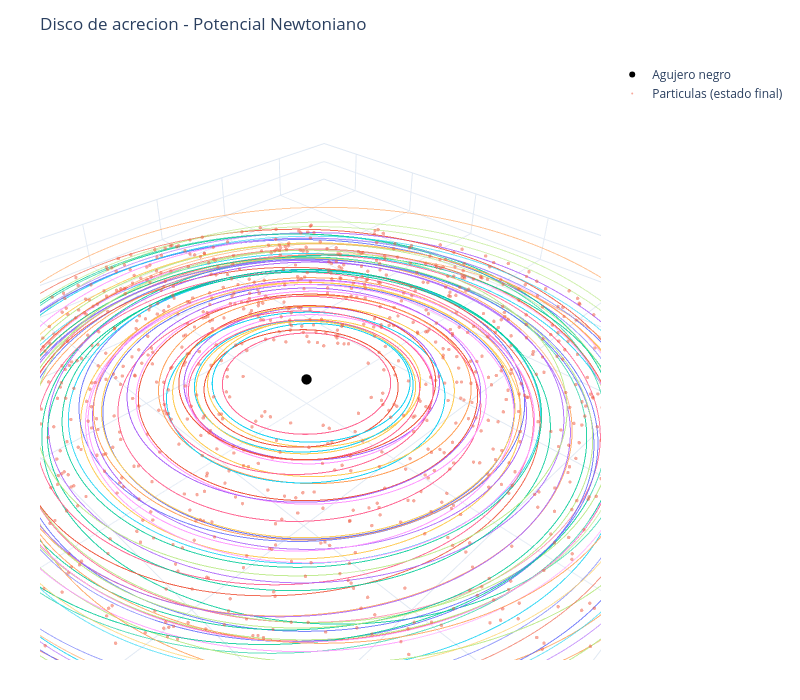

The code cell stored with this chart in its notebook:
### Code cell
# =============================================================================
# EJECUCION PRINCIPAL
# =============================================================================

if __name__ == "__main__":

    # -------------------------------------------------------------------------
    # 1. Parametros de la simulacion
    # -------------------------------------------------------------------------
    # Estos valores se pueden modificar para explorar diferentes configuraciones
    PARAMETROS = {
        "n_particulas": 1000,      # numero de particulas en el disco
        "masa_bh": 1.0,            # masa del agujero negro (adimensional)
        "r_min": 1.0,              # radio interior del disco
        "r_max": 6.0,              # radio exterior del disco
        "dispersion_vel": 0.03,    # dispersion fraccional de velocidades (3%)
        "dt": 0.01,                # paso de tiempo de integracion
        "semilla": 42,             # semilla para reproducibilidad
    }

    # Parametros de integracion
    TIEMPO_TOTAL = 120.0           # tiempo total de simulacion
    N_PASOS = 1000                 # numero de snapshots a guardar

    # -------------------------------------------------------------------------
    # 2. Crear la simulacion
    # -------------------------------------------------------------------------
    print("=" * 60)
    print("SIMULACION NEWTONIANA DE DISCO DE ACRECION")
    print("=" * 60)
    print("\nCreando simulacion...")
    print(f"  - {PARAMETROS['n_particulas']} particulas")
    print(f"  - r ∈ [{PARAMETROS['r_min']}, {PARAMETROS['r_max']}]")
    print(f"  - Dispersion de velocidades: {PARAMETROS['dispersion_vel']*100:.1f}%")
    print(f"  - Paso de tiempo dt = {PARAMETROS['dt']}")

    sim = crear_simulacion_disco_newtoniano(**PARAMETROS)

    # -------------------------------------------------------------------------
    # 3. Integrar y guardar datos
    # -------------------------------------------------------------------------
    print("\nIntegrando...")
    tiempos, posiciones, velocidades, n_part = integrar_y_guardar(
        sim=sim,
        tiempo_total=TIEMPO_TOTAL,
        n_pasos=N_PASOS,
        verbose=True,
    )

    # -------------------------------------------------------------------------
    # 4. Graficar resultados
    # -------------------------------------------------------------------------
    print("\nGenerando graficos...")
    graficar_trayectorias(
        posiciones=posiciones,
        n_muestra=60,
        titulo="Disco de acrecion - Potencial Newtoniano",
        # guardar_figura="disco_newtoniano.png",  # Descomentar para guardar
    )

    # -------------------------------------------------------------------------
    # 5. Informacion estadistica final
    # -------------------------------------------------------------------------
    # Calcular radios finales para ver la distribucion
    radios_finales = np.sqrt(posiciones[-1, :, 0]**2 + posiciones[-1, :, 1]**2)

    print("\n" + "-" * 40)
    print("ESTADISTICAS FINALES")
    print("-" * 40)
    print(f"Radio medio final: {np.mean(radios_finales):.3f}")
    print(f"Desv. est. radio final: {np.std(radios_finales):.3f}")
    print(f"Radio minimo final: {np.min(radios_finales):.3f}")
    print(f"Radio maximo final: {np.max(radios_finales):.3f}")

    # Verificar si alguna particula colisiono con el BH (r < r_min)
    colisionaron = radios_finales < PARAMETROS["r_min"]
    n_colisionaron = np.sum(colisionaron)
    print(f"Particulas que alcanzaron r < {PARAMETROS['r_min']}: {n_colisionaron} ({100*n_colisionaron/n_part:.1f}%)")

### Figure 1 — Plotly figure (JSON) as saved in the notebook; plotly's stock layout.template omitted (floating-point values rounded to 4 significant figures; data arrays with more than 128 entries replaced by an {"elided": "..."} marker saying what was removed)
{"data": [{"hoverinfo": "skip", "line": {"width": 2}, "mode": "lines", "opacity": 0.6, "showlegend": false, "type": "scatter3d", "x": {"elided": "1000 float values"}, "y": {"elided": "1000 float values"}, "z": {"elided": "1000 float values"}}, {"hoverinfo": "skip", "line": {"width": 2}, "mode": "lines", "opacity": 0.6, "showlegend": false, "type": "scatter3d", "x": {"elided": "1000 float values"}, "y": {"elided": "1000 float values"}, "z": {"elided": "1000 float values"}}, {"hoverinfo": "skip", "line": {"width": 2}, "mode": "lines", "opacity": 0.6, "showlegend": false, "type": "scatter3d", "x": {"elided": "1000 float values"}, "y": {"elided": "1000 float values"}, "z": {"elided": "1000 float values"}}, {"hoverinfo": "skip", "line": {"width": 2}, "mode": "lines", "opacity": 0.6, "showlegend": false, "type": "scatter3d", "x": {"elided": "1000 float values"}, "y": {"elided": "1000 float values"}, "z": {"elided": "1000 float values"}}, {"hoverinfo": "skip", "line": {"width": 2}, "mode": "lines", "opacity": 0.6, "showlegend": false, "type": "scatter3d", "x": {"elided": "1000 float values"}, "y": {"elided": "1000 float values"}, "z": {"elided": "1000 float values"}}, {"hoverinfo": "skip", "line": {"width": 2}, "mode": "lines", "opacity": 0.6, "showlegend": false, "type": "scatter3d", "x": {"elided": "1000 float values"}, "y": {"elided": "1000 float values"}, "z": {"elided": "1000 float values"}}, {"hoverinfo": "skip", "line": {"width": 2}, "mode": "lines", "opacity": 0.6, "showlegend": false, "type": "scatter3d", "x": {"elided": "1000 float values"}, "y": {"elided": "1000 float values"}, "z": {"elided": "1000 float values"}}, {"hoverinfo": "skip", "line": {"width": 2}, "mode": "lines", "opacity": 0.6, "showlegend": false, "type": "scatter3d", "x": {"elided": "1000 float values"}, "y": {"elided": "1000 float values"}, "z": {"elided": "1000 float values"}}, {"hoverinfo": "skip", "line": {"width": 2}, "mode": "lines", "opacity": 0.6, "showlegend": false, "type": "scatter3d", "x": {"elided": "1000 float values"}, "y": {"elided": "1000 float values"}, "z": {"elided": "1000 float values"}}, {"hoverinfo": "skip", "line": {"width": 2}, "mode": "lines", "opacity": 0.6, "showlegend": false, "type": "scatter3d", "x": {"elided": "1000 float values"}, "y": {"elided": "1000 float values"}, "z": {"elided": "1000 float values"}}, {"hoverinfo": "skip", "line": {"width": 2}, "mode": "lines", "opacity": 0.6, "showlegend": false, "type": "scatter3d", "x": {"elided": "1000 float values"}, "y": {"elided": "1000 float values"}, "z": {"elided": "1000 float values"}}, {"hoverinfo": "skip", "line": {"width": 2}, "mode": "lines", "opacity": 0.6, "showlegend": false, "type": "scatter3d", "x": {"elided": "1000 float values"}, "y": {"elided": "1000 float values"}, "z": {"elided": "1000 float values"}}, {"hoverinfo": "skip", "line": {"width": 2}, "mode": "lines", "opacity": 0.6, "showlegend": false, "type": "scatter3d", "x": {"elided": "1000 float values"}, "y": {"elided": "1000 float values"}, "z": {"elided": "1000 float values"}}, {"hoverinfo": "skip", "line": {"width": 2}, "mode": "lines", "opacity": 0.6, "showlegend": false, "type": "scatter3d", "x": {"elided": "1000 float values"}, "y": {"elided": "1000 float values"}, "z": {"elided": "1000 float values"}}, {"hoverinfo": "skip", "line": {"width": 2}, "mode": "lines", "opacity": 0.6, "showlegend": false, "type": "scatter3d", "x": {"elided": "1000 float values"}, "y": {"elided": "1000 float values"}, "z": {"elided": "1000 float values"}}, {"hoverinfo": "skip", "line": {"width": 2}, "mode": "lines", "opacity": 0.6, "showlegend": false, "type": "scatter3d", "x": {"elided": "1000 float values"}, "y": {"elided": "1000 float values"}, "z": {"elided": "1000 float values"}}, {"hoverinfo": "skip", "line": {"width": 2}, "mode": "lines", "opacity": 0.6, "showlegend": false, "type": "scatter3d", "x": {"elided": "1000 float values"}, "y": {"elided": "1000 float values"}, "z": {"elided": "1000 float values"}}, {"hoverinfo": "skip", "line": {"width": 2}, "mode": "lines", "opacity": 0.6, "showlegend": false, "type": "scatter3d", "x": {"elided": "1000 float values"}, "y": {"elided": "1000 float values"}, "z": {"elided": "1000 float values"}}, {"hoverinfo": "skip", "line": {"width": 2}, "mode": "lines", "opacity": 0.6, "showlegend": false, "type": "scatter3d", "x": {"elided": "1000 float values"}, "y": {"elided": "1000 float values"}, "z": {"elided": "1000 float values"}}, {"hoverinfo": "skip", "line": {"width": 2}, "mode": "lines", "opacity": 0.6, "showlegend": false, "type": "scatter3d", "x": {"elided": "1000 float values"}, "y": {"elided": "1000 float values"}, "z": {"elided": "1000 float values"}}, {"hoverinfo": "skip", "line": {"width": 2}, "mode": "lines", "opacity": 0.6, "showlegend": false, "type": "scatter3d", "x": {"elided": "1000 float values"}, "y": {"elided": "1000 float values"}, "z": {"elided": "1000 float values"}}, {"hoverinfo": "skip", "line": {"width": 2}, "mode": "lines", "opacity": 0.6, "showlegend": false, "type": "scatter3d", "x": {"elided": "1000 float values"}, "y": {"elided": "1000 float values"}, "z": {"elided": "1000 float values"}}, {"hoverinfo": "skip", "line": {"width": 2}, "mode": "lines", "opacity": 0.6, "showlegend": false, "type": "scatter3d", "x": {"elided": "1000 float values"}, "y": {"elided": "1000 float values"}, "z": {"elided": "1000 float values"}}, {"hoverinfo": "skip", "line": {"width": 2}, "mode": "lines", "opacity": 0.6, "showlegend": false, "type": "scatter3d", "x": {"elided": "1000 float values"}, "y": {"elided": "1000 float values"}, "z": {"elided": "1000 float values"}}, {"hoverinfo": "skip", "line": {"width": 2}, "mode": "lines", "opacity": 0.6, "showlegend": false, "type": "scatter3d", "x": {"elided": "1000 float values"}, "y": {"elided": "1000 float values"}, "z": {"elided": "1000 float values"}}, {"hoverinfo": "skip", "line": {"width": 2}, "mode": "lines", "opacity": 0.6, "showlegend": false, "type": "scatter3d", "x": {"elided": "1000 float values"}, "y": {"elided": "1000 float values"}, "z": {"elided": "1000 float values"}}, {"hoverinfo": "skip", "line": {"width": 2}, "mode": "lines", "opacity": 0.6, "showlegend": false, "type": "scatter3d", "x": {"elided": "1000 float values"}, "y": {"elided": "1000 float values"}, "z": {"elided": "1000 float values"}}, {"hoverinfo": "skip", "line": {"width": 2}, "mode": "lines", "opacity": 0.6, "showlegend": false, "type": "scatter3d", "x": {"elided": "1000 float values"}, "y": {"elided": "1000 float values"}, "z": {"elided": "1000 float values"}}, {"hoverinfo": "skip", "line": {"width": 2}, "mode": "lines", "opacity": 0.6, "showlegend": false, "type": "scatter3d", "x": {"elided": "1000 float values"}, "y": {"elided": "1000 float values"}, "z": {"elided": "1000 float values"}}, {"hoverinfo": "skip", "line": {"width": 2}, "mode": "lines", "opacity": 0.6, "showlegend": false, "type": "scatter3d", "x": {"elided": "1000 float values"}, "y": {"elided": "1000 float values"}, "z": {"elided": "1000 float values"}}, {"hoverinfo": "skip", "line": {"width": 2}, "mode": "lines", "opacity": 0.6, "showlegend": false, "type": "scatter3d", "x": {"elided": "1000 float values"}, "y": {"elided": "1000 float values"}, "z": {"elided": "1000 float values"}}, {"hoverinfo": "skip", "line": {"width": 2}, "mode": "lines", "opacity": 0.6, "showlegend": false, "type": "scatter3d", "x": {"elided": "1000 float values"}, "y": {"elided": "1000 float values"}, "z": {"elided": "1000 float values"}}, {"hoverinfo": "skip", "line": {"width": 2}, "mode": "lines", "opacity": 0.6, "showlegend": false, "type": "scatter3d", "x": {"elided": "1000 float values"}, "y": {"elided": "1000 float values"}, "z": {"elided": "1000 float values"}}, {"hoverinfo": "skip", "line": {"width": 2}, "mode": "lines", "opacity": 0.6, "showlegend": false, "type": "scatter3d", "x": {"elided": "1000 float values"}, "y": {"elided": "1000 float values"}, "z": {"elided": "1000 float values"}}, {"hoverinfo": "skip", "line": {"width": 2}, "mode": "lines", "opacity": 0.6, "showlegend": false, "type": "scatter3d", "x": {"elided": "1000 float values"}, "y": {"elided": "1000 float values"}, "z": {"elided": "1000 float values"}}, {"hoverinfo": "skip", "line": {"width": 2}, "mode": "lines", "opacity": 0.6, "showlegend": false, "type": "scatter3d", "x": {"elided": "1000 float values"}, "y": {"elided": "1000 float values"}, "z": {"elided": "1000 float values"}}, {"hoverinfo": "skip", "line": {"width": 2}, "mode": "lines", "opacity": 0.6, "showlegend": false, "type": "scatter3d", "x": {"elided": "1000 float values"}, "y": {"elided": "1000 float values"}, "z": {"elided": "1000 float values"}}, {"hoverinfo": "skip", "line": {"width": 2}, "mode": "lines", "opacity": 0.6, "showlegend": false, "type": "scatter3d", "x": {"elided": "1000 float values"}, "y": {"elided": "1000 float values"}, "z": {"elided": "1000 float values"}}, {"hoverinfo": "skip", "line": {"width": 2}, "mode": "lines", "opacity": 0.6, "showlegend": false, "type": "scatter3d", "x": {"elided": "1000 float values"}, "y": {"elided": "1000 float values"}, "z": {"elided": "1000 float values"}}, {"hoverinfo": "skip", "line": {"width": 2}, "mode": "lines", "opacity": 0.6, "showlegend": false, "type": "scatter3d", "x": {"elided": "1000 float values"}, "y": {"elided": "1000 float values"}, "z": {"elided": "1000 float values"}}, {"hoverinfo": "skip", "line": {"width": 2}, "mode": "lines", "opacity": 0.6, "showlegend": false, "type": "scatter3d", "x": {"elided": "1000 float values"}, "y": {"elided": "1000 float values"}, "z": {"elided": "1000 float values"}}, {"hoverinfo": "skip", "line": {"width": 2}, "mode": "lines", "opacity": 0.6, "showlegend": false, "type": "scatter3d", "x": {"elided": "1000 float values"}, "y": {"elided": "1000 float values"}, "z": {"elided": "1000 float values"}}, {"hoverinfo": "skip", "line": {"width": 2}, "mode": "lines", "opacity": 0.6, "showlegend": false, "type": "scatter3d", "x": {"elided": "1000 float values"}, "y": {"elided": "1000 float values"}, "z": {"elided": "1000 float values"}}, {"hoverinfo": "skip", "line": {"width": 2}, "mode": "lines", "opacity": 0.6, "showlegend": false, "type": "scatter3d", "x": {"elided": "1000 float values"}, "y": {"elided": "1000 float values"}, "z": {"elided": "1000 float values"}}, {"hoverinfo": "skip", "line": {"width": 2}, "mode": "lines", "opacity": 0.6, "showlegend": false, "type": "scatter3d", "x": {"elided": "1000 float values"}, "y": {"elided": "1000 float values"}, "z": {"elided": "1000 float values"}}, {"hoverinfo": "skip", "line": {"width": 2}, "mode": "lines", "opacity": 0.6, "showlegend": false, "type": "scatter3d", "x": {"elided": "1000 float values"}, "y": {"elided": "1000 float values"}, "z": {"elided": "1000 float values"}}, {"hoverinfo": "skip", "line": {"width": 2}, "mode": "lines", "opacity": 0.6, "showlegend": false, "type": "scatter3d", "x": {"elided": "1000 float values"}, "y": {"elided": "1000 float values"}, "z": {"elided": "1000 float values"}}, {"hoverinfo": "skip", "line": {"width": 2}, "mode": "lines", "opacity": 0.6, "showlegend": false, "type": "scatter3d", "x": {"elided": "1000 float values"}, "y": {"elided": "1000 float values"}, "z": {"elided": "1000 float values"}}, {"hoverinfo": "skip", "line": {"width": 2}, "mode": "lines", "opacity": 0.6, "showlegend": false, "type": "scatter3d", "x": {"elided": "1000 float values"}, "y": {"elided": "1000 float values"}, "z": {"elided": "1000 float values"}}, {"hoverinfo": "skip", "line": {"width": 2}, "mode": "lines", "opacity": 0.6, "showlegend": false, "type": "scatter3d", "x": {"elided": "1000 float values"}, "y": {"elided": "1000 float values"}, "z": {"elided": "1000 float values"}}, {"hoverinfo": "skip", "line": {"width": 2}, "mode": "lines", "opacity": 0.6, "showlegend": false, "type": "scatter3d", "x": {"elided": "1000 float values"}, "y": {"elided": "1000 float values"}, "z": {"elided": "1000 float values"}}, {"hoverinfo": "skip", "line": {"width": 2}, "mode": "lines", "opacity": 0.6, "showlegend": false, "type": "scatter3d", "x": {"elided": "1000 float values"}, "y": {"elided": "1000 float values"}, "z": {"elided": "1000 float values"}}, {"hoverinfo": "skip", "line": {"width": 2}, "mode": "lines", "opacity": 0.6, "showlegend": false, "type": "scatter3d", "x": {"elided": "1000 float values"}, "y": {"elided": "1000 float values"}, "z": {"elided": "1000 float values"}}, {"hoverinfo": "skip", "line": {"width": 2}, "mode": "lines", "opacity": 0.6, "showlegend": false, "type": "scatter3d", "x": {"elided": "1000 float values"}, "y": {"elided": "1000 float values"}, "z": {"elided": "1000 float values"}}, {"hoverinfo": "skip", "line": {"width": 2}, "mode": "lines", "opacity": 0.6, "showlegend": false, "type": "scatter3d", "x": {"elided": "1000 float values"}, "y": {"elided": "1000 float values"}, "z": {"elided": "1000 float values"}}, {"hoverinfo": "skip", "line": {"width": 2}, "mode": "lines", "opacity": 0.6, "showlegend": false, "type": "scatter3d", "x": {"elided": "1000 float values"}, "y": {"elided": "1000 float values"}, "z": {"elided": "1000 float values"}}, {"hoverinfo": "skip", "line": {"width": 2}, "mode": "lines", "opacity": 0.6, "showlegend": false, "type": "scatter3d", "x": {"elided": "1000 float values"}, "y": {"elided": "1000 float values"}, "z": {"elided": "1000 float values"}}, {"hoverinfo": "skip", "line": {"width": 2}, "mode": "lines", "opacity": 0.6, "showlegend": false, "type": "scatter3d", "x": {"elided": "1000 float values"}, "y": {"elided": "1000 float values"}, "z": {"elided": "1000 float values"}}, {"hoverinfo": "skip", "line": {"width": 2}, "mode": "lines", "opacity": 0.6, "showlegend": false, "type": "scatter3d", "x": {"elided": "1000 float values"}, "y": {"elided": "1000 float values"}, "z": {"elided": "1000 float values"}}, {"hoverinfo": "skip", "line": {"width": 2}, "mode": "lines", "opacity": 0.6, "showlegend": false, "type": "scatter3d", "x": {"elided": "1000 float values"}, "y": {"elided": "1000 float values"}, "z": {"elided": "1000 float values"}}, {"marker": {"color": "black", "size": 6}, "mode": "markers", "name": "Agujero negro", "type": "scatter3d", "x": [0], "y": [0], "z": [0]}, {"marker": {"opacity": 0.5, "size": 2}, "mode": "markers", "name": "Particulas (estado final)", "type": "scatter3d", "x": {"elided": "1000 float values"}, "y": {"elided": "1000 float values"}, "z": {"elided": "1000 float values"}}], "layout": {"height": 700, "margin": {"b": 40, "l": 40, "r": 40, "t": 60}, "scene": {"aspectmode": "data", "xaxis": {"title": {"text": "x"}}, "yaxis": {"title": {"text": "y"}}, "zaxis": {"title": {"text": "z"}}}, "title": {"text": "Disco de acrecion - Potencial Newtoniano"}, "width": 800}}
